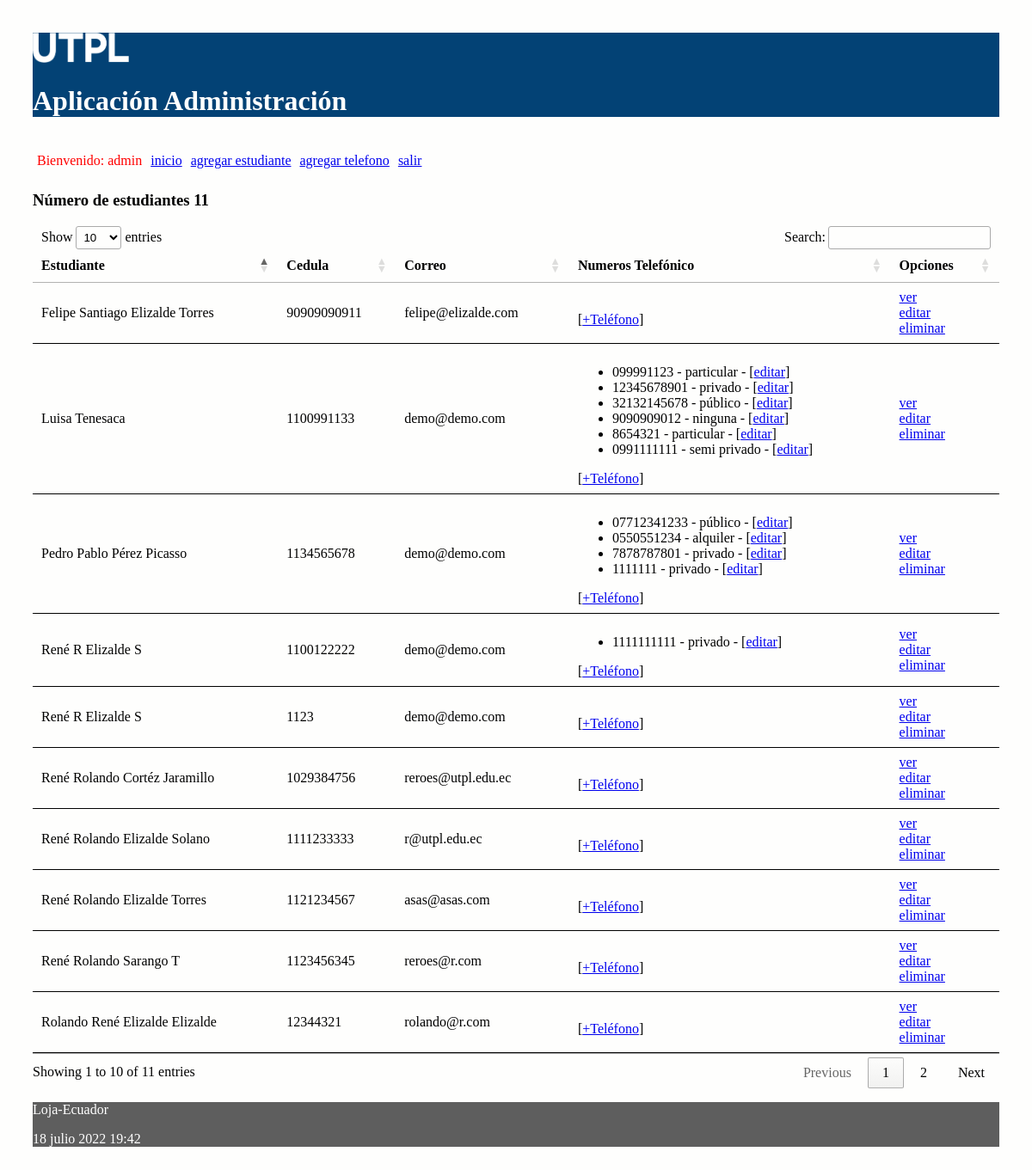
The app's page / (signed in), older data.
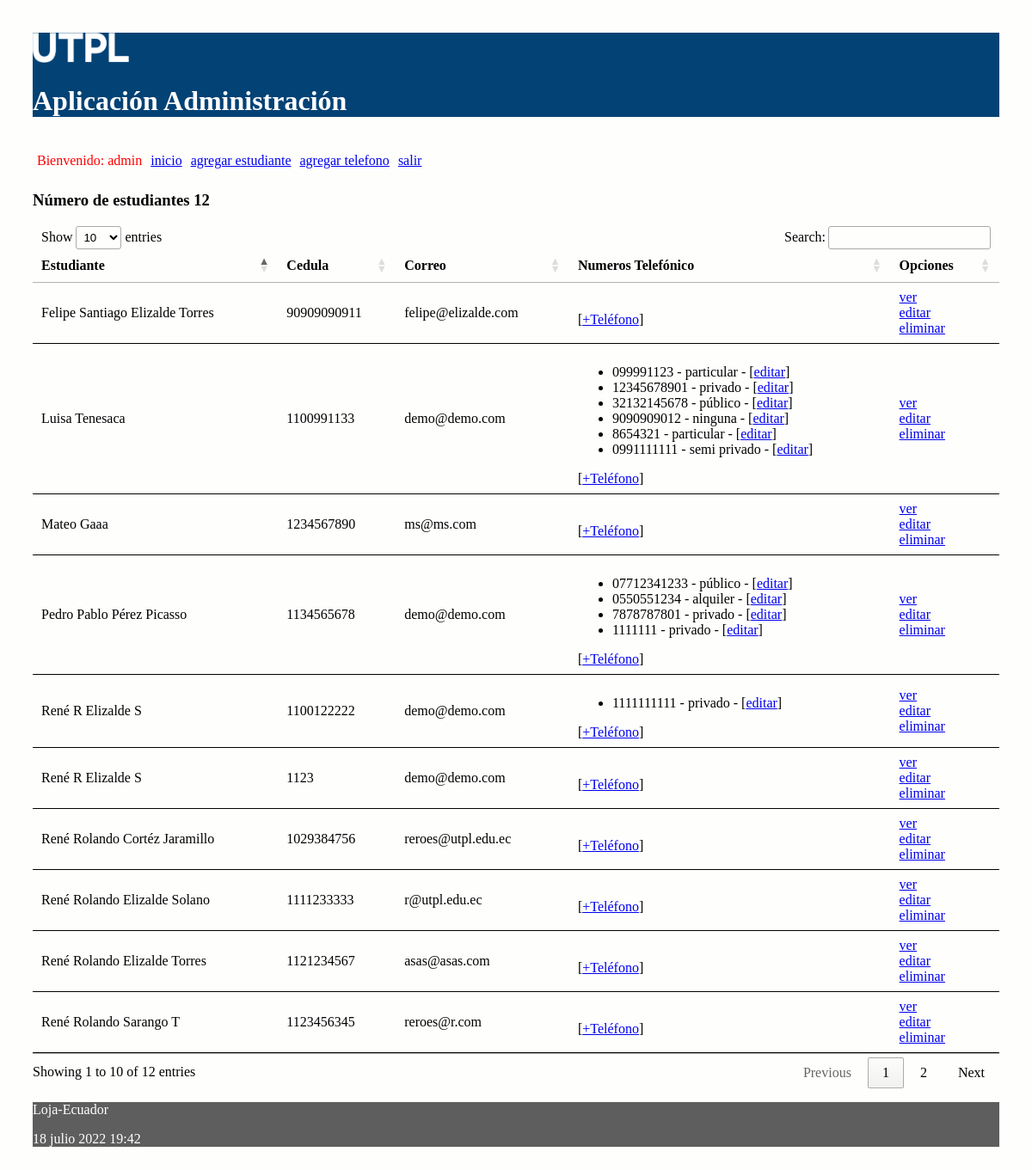
The same page, newer data.
### administrativo/models.py (models this page shows, shortened)
class Estudiante(models.Model):
    nombre = models.CharField(max_length=30)
    apellido = models.CharField(max_length=30)
    cedula = models.CharField(max_length=30, unique=True)
    correo = models.EmailField()

class NumeroTelefonico(models.Model):
    telefono = models.CharField(max_length=100)
    tipo = models.CharField(max_length=100)
    estudiante = models.ForeignKey(Estudiante, on_delete=models.CASCADE,
            related_name="numeros_telefonicos")

### administrativo/views.py (the view)
# urls.py: path('', views.index, name='index'),
def index(request):
    estudiantes = Estudiante.objects.all()
    informacion_template = {'estudiantes': estudiantes, 'numero_estudiantes': len(estudiantes)}
    return render(request, 'index.html', informacion_template)

### administrativo/templates/index.html (shortened to what this page needs)
{% extends "master.html" %}
{% block content %}
<h3>Número de estudiantes {{ numero_estudiantes }}</h3>
<table id="tabla_datos">
  <thead>
    <tr>
      <th>Estudiante</th>
      <th>Cedula</th>
      <th>Correo</th>
      <th>Numeros Telefónico </th>
      <th>Opciones</th>
    </tr>
  </thead>
  {% for e in estudiantes %}
  <tr>
    <td> {{e.nombre}} {{e.apellido}}</td>
    <td> {{e.cedula}}</td>
    <td> {{e.correo}}</td>
    <td>
      <ul>
        {% for t in e.numeros_telefonicos.all %}
          <li>
            <span>{{t.telefono}} - {{t.tipo}} - [<a href="{% url 'editar_numero_telefonico' t.id %}">editar</a>] </span>
          </li>
        {% endfor %}
      </ul>
        [<a href="{% url 'crear_numero_telefonico_estudiante' e.id%}">+Teléfono</a>]
    </td>
    <td> <a href="{% url 'obtener_estudiante' e.id %}">ver</a> <br>
      <a href="{% url 'editar_estudiante' e.id %}">editar</a> <br>
      <a href="{% url 'eliminar_estudiante' e.id %}"
      onclick="return confirm('¿Está seguro de la eliminación?')" >
      eliminar</a>
    </td>
  </tr>
  {% endfor %}
</table>
{% endblock %}

### administrativo/templates/master.html (shortened to what this page needs)
<!DOCTYPE html>
<html>
  <head>
    {% load static %}
    <link rel="stylesheet" type="text/css" href="{% static 'css/estilos.css' %}">
    <link rel="stylesheet" type="text/css" href="https://cdn.datatables.net/1.10.25/css/jquery.dataTables.min.css">
  </head>
  <body>
    {% load socialaccount %}
    {% load account %}
  <header>
    <img src="{% static 'images/logo.png' %}" height="10%" width="10%" alt="My image">
    <h1>Aplicación Administración </h1>
    <nav class="top_menu">
      <ul>
        {% if user.is_authenticated %}
          <li> <span class="nombre_usuario"> Bienvenido: {{user.username}} </span></li>
        {% endif %}
        <li><a href="{% url 'index' %}">inicio</a></li>
        <li><a href="{% url 'crear_estudiante' %}">agregar estudiante</a></li>
        <li><a href="{% url 'crear_numero_telefonico' %}">agregar telefono</a></li>
        {% if user.is_authenticated %}
          <li><a href="{% url 'logout_view' %}">salir</a></li>
        {% else %}
          <li>[<a href="{% url 'login' %}">ingresar</a>]</li>
          <li>[<a href="{% provider_login_url 'github' %}">ingresar con GitHub</a>]</li>
        {% endif %}
      </ul>
    </nav>
  </header>
  <section>
      {% block content %}
      {% endblock %}
  </section>
    <footer>
      <p>Loja-Ecuador</p>
      <p>{% now "j F Y H:i" %}</p>
    </footer>
  </body>
</html>

### administrativo/static/css/estilos.css (style rules this page uses)
body { background: #FEFEFD; padding: 30px; }
header { background: #034275; color: #FFF; }
section { width: 100%; }
th, td { padding: 15px; border-bottom: 1px solid black; }
.nombre_usuario { color: red; }
.top_menu ul { list-style:none; float:left; padding: 5px; width:95%; }
.top_menu ul li { float:left; margin-right:10px; margin-bottom:5px; text: #FFF; }
footer { background: #5E5E5E; color: #FFF; }

Row changes from the older to the newer data that the page shows:
no longer on this page (row unchanged): Estudiante: nombre "Rolando René", apellido "Elizalde Elizalde", cedula "12344321", correo "rolando@r.com"
added Estudiante: nombre "Mateo", apellido "Gaaa", cedula "1234567890", correo "ms@ms.com"
Text that changed along with them:
text written by a page script: "Show entries Search: Showing 1 to 10 of 11 entries Previous 1 2 Next" → "Show entries Search: Showing 1 to 10 of 12 entries Previous 1 2 Next"
{{ numero_estudiantes }}: "11" → "12"
